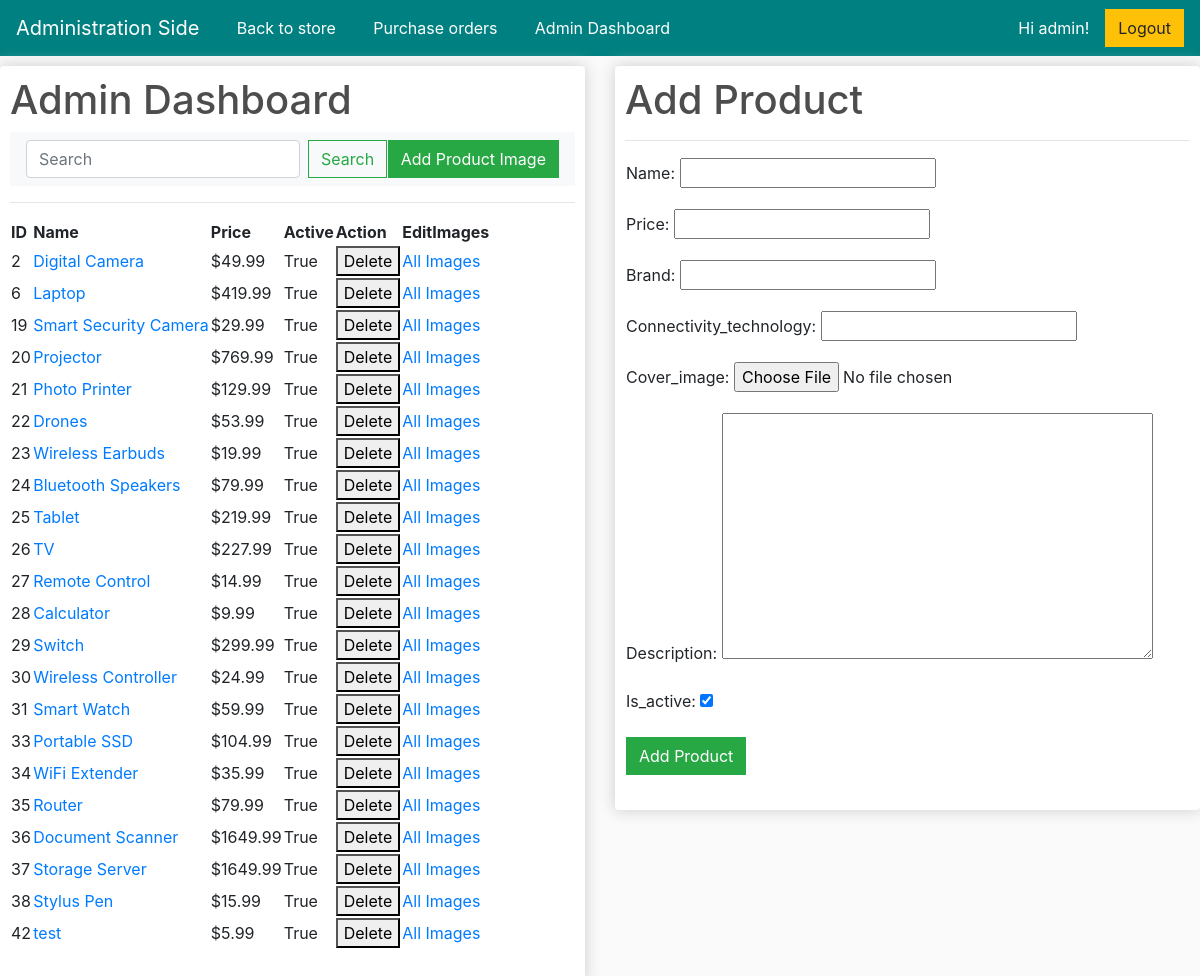
Screenshot of /adminDashboard/ (signed in) with the database file from the repository.
### store/models.py (models this page shows, shortened)
class Product(models.Model):
    name = models.CharField(max_length=200, null=True, verbose_name=_('name'))
    price = models.DecimalField(max_digits=10, decimal_places=2, verbose_name=_('price'))
    brand = models.CharField(max_length=16, null=True, verbose_name=_('brand'))
    connectivity_technology = models.CharField(max_length=32, null=True, verbose_name=_('connectivity_technology'))
    digital = models.BooleanField(default=False, null=True, blank=False)
    cover_image = models.ImageField(null=True, blank=True, verbose_name=_('cover_image'))
    description = models.TextField(null=True, verbose_name=_('description'))
    is_active = models.BooleanField(default=True, verbose_name=_('is_active'))

### store/views.py (the view, shortened to what this page needs)
# urls.py: path('adminDashboard/', views.adminDashboard, name="adminDashboard"),
@login_required(login_url="/adminLogin/")
def adminDashboard(request):
     products = Product.objects.all()
     if 'q' in request.GET:
          q = request.GET['q']
          products = Product.objects.filter(Q(name__icontains=q) | Q(id__icontains=q))
     else:
          products = Product.objects.all()
     form = ProductForm()
     if request.user.is_staff:
          return render(request, 'adminDashboard.html', {'products': products, 'form': form})
     else:
          return render(request, 'adminLogin.html', locals())

### store/forms.py
class ProductForm(forms.ModelForm):
    class Meta:
        model = Product
        fields = ['name','name_en','name_zh_hant','price','brand','connectivity_technology','cover_image','description','description_en','description_zh_hant','is_active',]

### store/templates/adminDashboard.html (shortened to what this page needs)
<!DOCTYPE html>
{% load static %}
{% load i18n %}
<html lang="en">
<head>
	<link rel="stylesheet" href="https://stackpath.bootstrapcdn.com/bootstrap/4.4.1/css/bootstrap.min.css">
	<link rel="stylesheet" type="text/css" href="{% static 'css/main.css' %}">
</head>
<body>
    <nav class="navbar navbar-expand-lg navbar-dark" style="background-color: #008080;">
		<a class="navbar-brand" href="{% url 'adminDashboard' %}">{% trans 'Administration Side' %}</a>
		<div class="collapse navbar-collapse" id="navbarSupportedContent">
			<ul class="navbar-nav me-auto mb-2 mb-lg-0">
				<a style="margin-left: 8px; color: #008080">|</a>
				<li class="nav-item">
					<a class="nav-link active" aria-current="page" href="{% url 'store' %}">{% trans 'Back to store' %}</a>
				</li>
				<a style="margin-left: 16px; color: #008080">|</a>
				<li class="nav-item">
					<a class="nav-link active" aria-current="page" href="{% url 'order_list' %}">{% trans 'Purchase orders' %}</a>
				</li>
				<a style="margin-left: 16px; color: #008080">|</a>
				<li class="nav-item">
					<a class="nav-link active" aria-current="page" href="{% url 'adminDashboard' %}">{% trans 'Admin Dashboard' %}</a>
				</li>
			</ul>
		</div>
	    <div class="form-inline my-2 my-lg-0">
			{% if user.is_authenticated %}
				<a style="margin-right: 16px; color: white">{% trans 'Hi' %} {{ user.username }}! </a>
				<form action="{% url 'logout' %}" method="post">
					<button class="btn btn-warning" type="submit">{% trans 'Logout' %}</button>
				</form>
			{% else %}
				<a style="margin-right: 16px; color: white">{% trans 'You are not logged in.' %} </a>
	     		<a href="{% url 'login' %}" class="btn btn-warning">{% trans 'Login' %}</a>
	     	{% endif %}
	    </div>
	</nav>
    <div class="row">
        <div class="col-lg-6">
            <div class="box-element">
                <h1>{% trans 'Admin Dashboard' %}</h1>
                <nav class="navbar navbar-light bg-light justify-content-">
                    <form class="form-inline">
                    <input class="form-control mr-sm-2" name="q" type="search" placeholder="Search" aria-label="Search">
                    <button class="btn btn-outline-success my-2 my-sm-0" type="submit">{% trans 'Search' %}</button>
                    </form>
                    <a class="btn btn-success" href="{% url 'add_images' %}">{% trans 'Add Product Image' %}</a>
                </nav>
                <table>
                    <tr>
                        <hr>
                        <th>{% trans 'ID' %}</th>
                        <th>{% trans 'Name' %}</th>
                        <th>{% trans 'Price' %}</th>
                        <th>{% trans 'Active' %}</th>
                        <th>{% trans 'Action' %}</th>
                        <th>{% trans 'EditImages' %}</th>
                    </tr>
                    {% for product in products %}
                    <tr>
                        <td>{{ product.id }}</td>
                        <td><a aria-current="page" href="{% url 'product_edit' product.id%}">{{ product.name }}</a></td>
                        <td>${{ product.price }}</td>
                        <td>{{ product.is_active }}</td>
                        <td>
                            <form method="post">
                                <button type="submit" name="action" value="delete">{% trans 'Delete' %}</button>
                            </form>
                        </td>
                        <td><a aria-current="page" href="{% url 'product_images' product.id %}">{% trans 'All Images' %}</a></td>
                    </tr>
                    {% endfor %}
                </table>
                <br>
            </div>
        </div>
        <div class="col-lg-6">
            <div class="box-element">
                <h1>{% trans 'Add Product' %}</h1>
                <hr>
                <table>
                    <tr>
                        <td>
                            <form method="post" enctype="multipart/form-data">
                                {{ form.as_p }}
                                <button class="btn btn-success" type="submit">{% trans 'Add Product' %}</button>
                            </form>
                        </td>
                    </tr>
                </table>
                <br>
            </div>
        </div>
    </div>
</body>
</html>

### static/css/main.css (style rules this page uses)
body { background-color: hsl(0, 0%, 98%); }
h1,h2,h3,h4,h5,h6 { color:hsl(0, 0%, 30%); }
.box-element { box-shadow:hsl(0, 0%, 80%) 0 0 16px; background-color: #fff; border-radius: 4px; padding: 10px; }
.col-lg-4, .col-lg-6, .col-lg-8, .col-lg-12 { margin-top: 10px; }
.btn { border-radius: 0; }

### rows the page displays
Product: id "2", name "Digital Camera", price "49.99", is_active "True"
Product: id "6", name "Laptop", price "419.99", is_active "True"
Product: id "19", name "Smart Security Camera", price "29.99", is_active "True"
Product: id "20", name "Projector", price "769.99", is_active "True"
Product: id "21", name "Photo Printer", price "129.99", is_active "True"
Product: id "22", name "Drones", price "53.99", is_active "True"
Product: id "23", name "Wireless Earbuds", price "19.99", is_active "True"
Product: id "24", name "Bluetooth Speakers", price "79.99", is_active "True"
Product: id "25", name "Tablet", price "219.99", is_active "True"
Product: id "26", name "TV", price "227.99", is_active "True"
Product: id "27", name "Remote Control", price "14.99", is_active "True"
Product: id "28", name "Calculator", price "9.99", is_active "True"
Product: id "29", name "Switch", price "299.99", is_active "True"
Product: id "30", name "Wireless Controller", price "24.99", is_active "True"
Product: id "31", name "Smart Watch", price "59.99", is_active "True"
Product: id "33", name "Portable SSD", price "104.99", is_active "True"
Product: id "34", name "WiFi Extender", price "35.99", is_active "True"
Product: id "35", name "Router", price "79.99", is_active "True"
Product: id "36", name "Document Scanner", price "1649.99", is_active "True"
Product: id "37", name "Storage Server", price "1649.99", is_active "True"
Product: id "38", name "Stylus Pen", price "15.99", is_active "True"
Product: id "42", name "test", price "5.99", is_active "True"

### other values shown
{{ user.username }} "admin"
